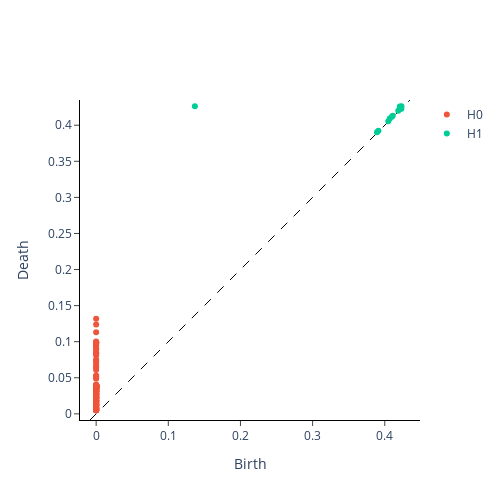

The cell this chart's notebook holds for it:
### Code cell
plot_diagram(periodic_persistence_diagrams[0])

### Figure 1 — Plotly figure (JSON) as saved in the notebook; plotly's stock layout.template omitted (floating-point values rounded to 4 significant figures; data arrays with more than 128 entries replaced by an {"elided": "..."} marker saying what was removed)
{"data": [{"hoverinfo": "none", "line": {"color": "black", "dash": "dash", "width": 1}, "mode": "lines", "showlegend": false, "type": "scatter", "x": [-0.008529, 0.435], "y": [-0.008529, 0.435]}, {"hoverinfo": "text", "hovertext": {"elided": "197 str values"}, "mode": "markers", "name": "H0", "type": "scatter", "x": {"elided": "197 int values"}, "y": {"elided": "197 float values"}}, {"hoverinfo": "text", "hovertext": ["(0.4231031835079193, 0.42624038457870483)", "(0.42294108867645264, 0.42304497957229614)", "(0.422686904668808, 0.42273402214050293)", "(0.4215856194496155, 0.4243907332420349)", "(0.4211057424545288, 0.423850417137146)", "(0.4208562970161438, 0.4258333444595337)", "(0.41870853304862976, 0.42012086510658264)", "(0.4109974801540375, 0.41299110651016235)", "(0.4097943603992462, 0.41172343492507935)", "(0.4069686830043793, 0.4094841182231903)", "(0.4048917889595032, 0.40551435947418213)", "(0.3911607563495636, 0.3922980725765228)", "(0.38926148414611816, 0.39033156633377075)", "(0.13682131469249725, 0.4264395833015442)"], "mode": "markers", "name": "H1", "type": "scatter", "x": [0.4231, 0.4229, 0.4227, 0.4216, 0.4211, 0.4209, 0.4187, 0.411, 0.4098, 0.407, 0.4049, 0.3912, 0.3893, 0.1368], "y": [0.4262, 0.423, 0.4227, 0.4244, 0.4239, 0.4258, 0.4201, 0.413, 0.4117, 0.4095, 0.4055, 0.3923, 0.3903, 0.4264]}, {"hoverinfo": "text", "hovertext": [], "mode": "markers", "name": "H2", "type": "scatter", "x": [], "y": []}], "layout": {"height": 500, "plot_bgcolor": "white", "width": 500, "xaxis": {"autorange": false, "exponentformat": "e", "linecolor": "black", "linewidth": 1, "mirror": false, "range": [-0.008529, 0.435], "showexponent": "all", "showline": true, "side": "bottom", "ticks": "outside", "title": {"text": "Birth"}, "type": "linear", "zeroline": true}, "yaxis": {"autorange": false, "exponentformat": "e", "linecolor": "black", "linewidth": 1, "mirror": false, "range": [-0.008529, 0.435], "scaleanchor": "x", "scaleratio": 1, "showexponent": "all", "showline": true, "side": "left", "ticks": "outside", "title": {"text": "Death"}, "type": "linear", "zeroline": true}}}
